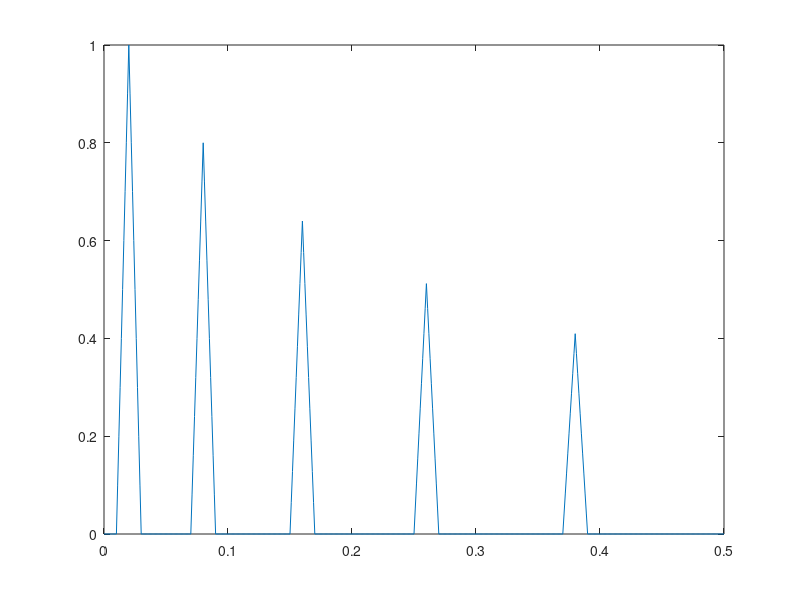

The MATLAB source for this figure: (Note: this script raises an error after producing the figure.)
close all
clc
Fs = 1e3;
t = 0:1/Fs:0.5;
tau = 20e-3;
d = [20 80 160 260 380]' * 1e-3;
d(:,2) = 0.8.^(0:4)';
y = pulstran(t, d, 'tripuls', tau);
g = figure();
plot(t,y)
s = figure();
spectrum(y',Fs);
xlim([0,400]);

saveas(g,'../fig/graph8_1','png');
saveas(s,'../fig/spec8_1','png');